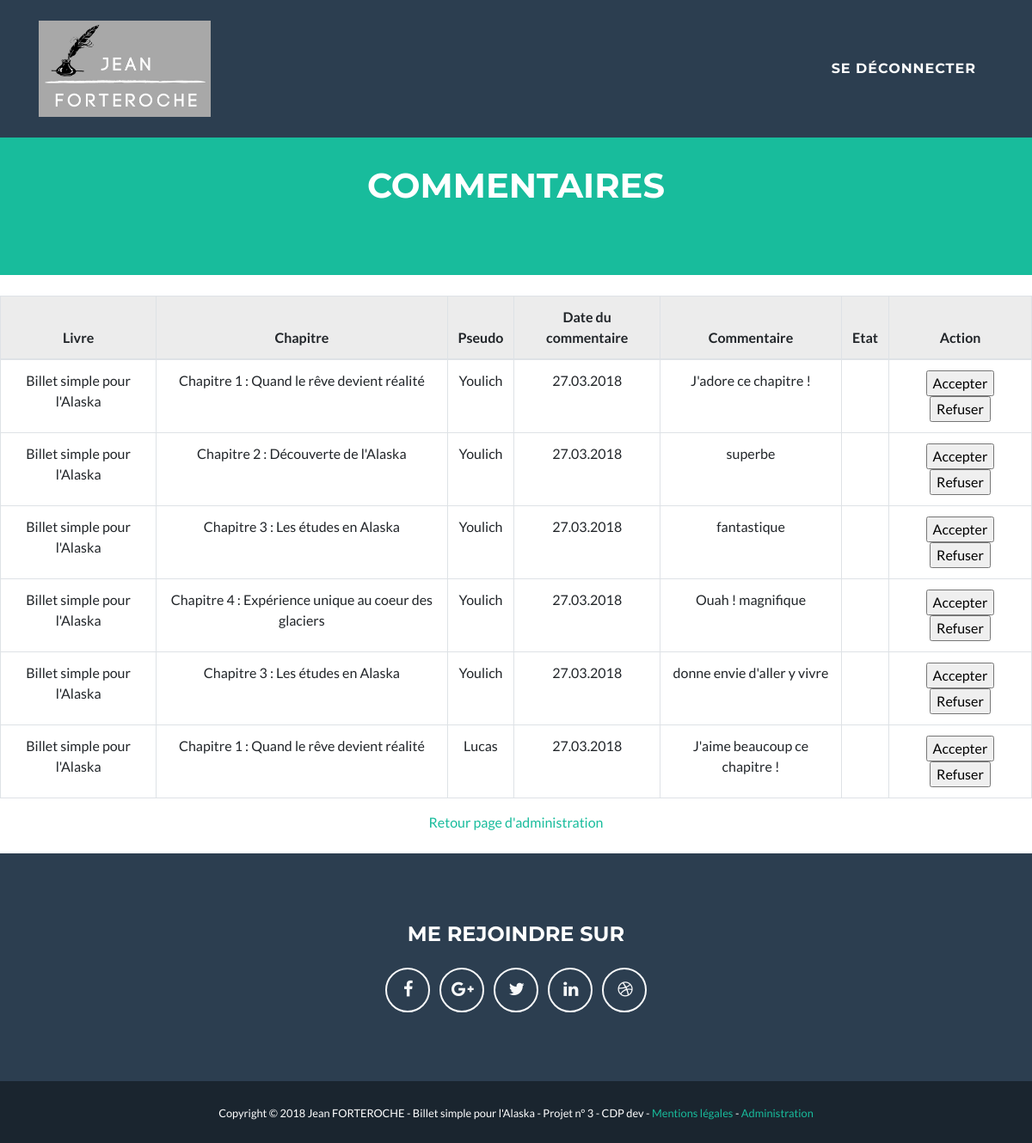
Page /index.php?action=listComments (signed in) on the earlier database version.
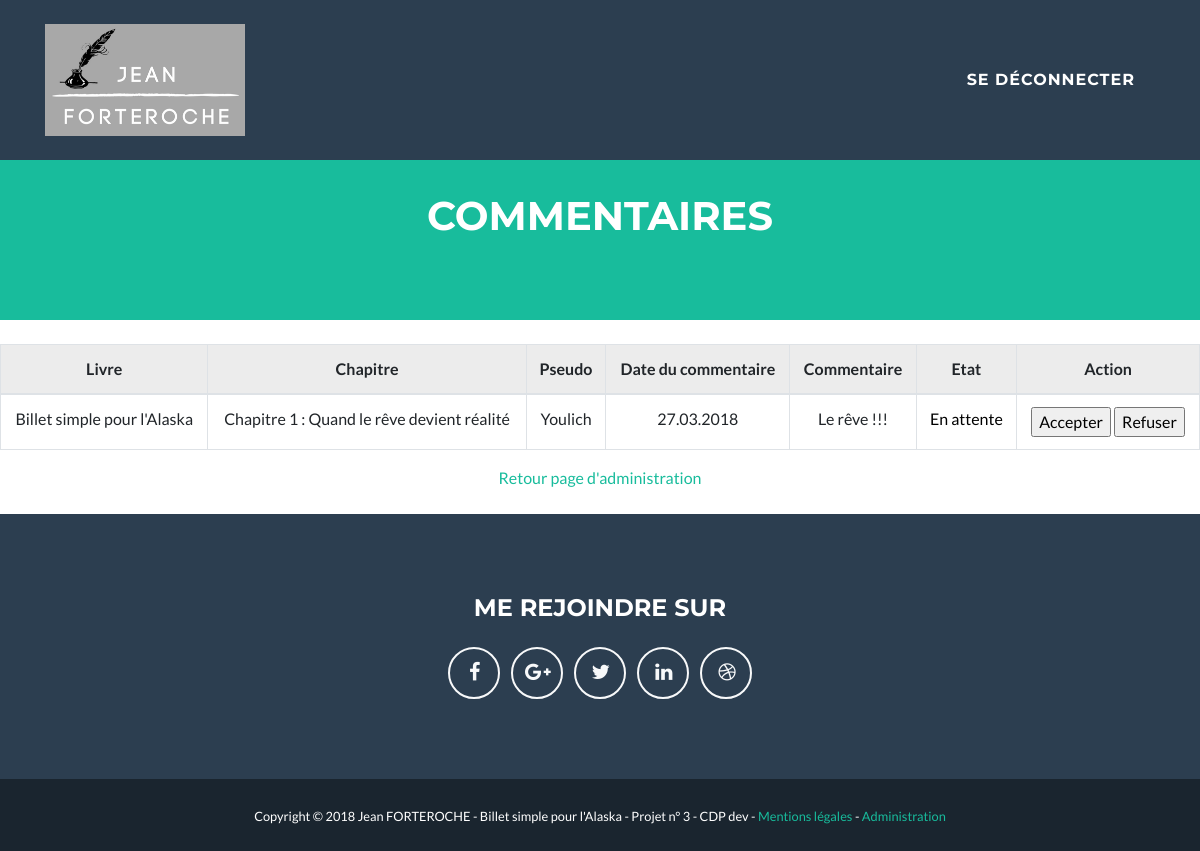
Same page on the later database version.
### tables this page shows
CREATE TABLE IF NOT EXISTS `books` (
  `id` int(11) NOT NULL AUTO_INCREMENT,
  `title` varchar(255) NOT NULL,
  PRIMARY KEY (`id`)
);

CREATE TABLE IF NOT EXISTS `comments` (
  `id` int(11) NOT NULL AUTO_INCREMENT,
  `comment` text NOT NULL,
  `commentDate` datetime NOT NULL,
  `chapterId` int(11) NOT NULL,
  `membreId` int(11) NOT NULL,
  `membrePseudo` varchar(255) NOT NULL,
  `statut` enum('En attente','Valide','Refus','Alerte') NOT NULL,
  PRIMARY KEY (`id`)
);

CREATE TABLE IF NOT EXISTS `chapters` (
  `id` int(11) NOT NULL AUTO_INCREMENT,
  `chapterDate` date DEFAULT NULL,
  `title` varchar(255) DEFAULT NULL,
  `content` text,
  `resum` text,
  `image` varchar(1000) DEFAULT NULL,
  `nbcomms` int(11) DEFAULT NULL,
  `bookId` int(11) DEFAULT NULL,
  `imageId` int(11) NOT NULL,
  PRIMARY KEY (`id`)
);

### controler/Frontend.php (called while the page is built, shortened)
<?php
require_once('Autoload.php');
Class Frontend
{
    public function listComments()
    {
        $commentManager = new CommentManager();
        $comments = $commentManager->getComments();
        require('view/frontend/listCommentsView.php');
    }
}

### index.php (called while the page is built, shortened)
<?php
require_once("controler/Autoload.php");
$router = new \router\Router();
$router->diriger();

### model/CommentManager.php (called while the page is built, shortened)
<?php
class CommentManager extends DbConnect
{
    public function getComments()
    {
        $comments = array();
        $db = $this->dbConnect();
        $req = $db->prepare('SELECT * FROM comments ORDER BY statut DESC');
        $req->execute(array());
        while ($data = $req->fetch()) {
            $comment = new Comment();
            $comment->hydrate($data);
            $comments[] = $comment;
            $chapterManager = new ChapterManager();
            $chapter = $chapterManager->getChapter($comment->getChapterId());
            $bookManager = new BooksManager();
            $book = $bookManager->getBook($chapter->getBookId());
        }
        return $comments;
    }
}

### controler/Autoload.php (called while the page is built, shortened)
<?php
class Autoload
{
    static function chargerClass($class)
    {
        $file = str_replace('\\','/',$class);
        $file = ltrim($file,'/');
    }
}

### entity/Comment.php (called while the page is built, shortened)
<?php
class Comment
{
    private $id;
    private $comment;
    private $membrePseudo;
    private $statut;
    private $chapter;
    private $book;
    public function hydrate(array $donnees)
    {
        foreach ($donnees as $key => $value)
        {
            $method = 'set'.ucfirst($key);
        }
    }
    public function getStatut ()
    {
        return $this->statut;
    }
    public function setStatut ($statut)
    {
        $this->statut = $statut;
    }
    public function getId ()
    {
        return $this->id;
    }
    public function setId ($id)
    {
        $this->id = $id;
    }
    public function getComment ()
    {
        return $this->comment;
    }
    public function setComment ($comment)
    {
        $this->comment = $comment;
    }
    public function getMembrePseudo()
    {
        return $this->membrePseudo;
    }
    public function setMembrePseudo ($membrePseudo)
    {
        $this->membrePseudo = $membrePseudo;
    }
    public function getChapter ()
    {
        return $this->chapter;
    }
    public function setChapter ($chapter)
    {
        $this->chapter = $chapter;
    }
    public function getBook ()
    {
        return $this->book;
    }
    public function setBook ($book)
    {
        $this->book = $book;
    }
}

### model/ChapterManager.php (called while the page is built, shortened)
<?php
class ChapterManager extends DbConnect
{
    public function getChapter ($chapterId)
    {
        $db = $this->dbConnect();
        $req = $db->prepare('SELECT id, title, resum, bookId, content, image,  DATE_FORMAT(chapterDate, \'%d/%m/%Y / %HH%imin\') AS chapterDatefr FROM chapters WHERE id = ?');
        $req->execute(array($chapterId));
        while ($data = $req->fetch()) {
            $chapterselect = new Chapter();
            $chapterselect->hydrate($data);
        }
        return $chapterselect;
    }
}

### entity/Chapter.php (called while the page is built, shortened)
<?php
class Chapter
{
    private $title;
    public function hydrate(array $donnees)
    {
        foreach ($donnees as $key => $value)
        {
            $method = 'set'.ucfirst($key);
        }
    }
    public function getTitle()
    {
        return $this->title;
    }
    public function setTitle($title)
    {
        $this->title = $title;
    }
}

### model/BooksManager.php (called while the page is built, shortened)
<?php
class BooksManager extends DbConnect
{
    public function getBook($Id)
    {
        $db = $this->dbConnect();
        $req = $db->prepare('SELECT * FROM books WHERE id = ?');
        $req->execute(array($Id));
        while ($data = $req->fetch()) {
            $book = new Books();
            $book->hydrate($data);
        }
        return $book;
    }
}

### entity/Books.php (called while the page is built, shortened)
<?php
class Books
{
 private $title;
    public function hydrate(array $donnees)
    {
        foreach ($donnees as $key => $value)
        {
            $method = 'set'.ucfirst($key);
        }
    }
    public function getTitle ()
    {
        return $this->title;
    }
    public function setTitle ($title)
    {
        $this->title = $title;
    }
}

### view/frontend/listCommentsView.php (the view)
<!DOCTYPE html>
<html lang="fr">
<?php require ('HeaderAdmin.php');?>
<header class="bg-primary text-white">
    <div class="container text-center">
        <br/><br/><br/>
        <h1>Commentaires</h1>
        <br/><br/><br/>
    </div>
</header>
<body class="top">
<br/>
<table class="table table-bordered text-center">
    <thead class="thead table-active">
    <tr>
        <th>Livre</th>
        <th>Chapitre</th>
        <th>Pseudo</th>
        <th>Date du commentaire</th>
        <th>Commentaire</th>
        <th>Etat</th>
        <th colspan="2">Action</th>
    </tr>
    </thead>
    <tbody>
<?php
foreach ($comments as $comment)
{
    ?>
            <tr>
                <td>
                    <?php echo $comment->getBook()->getTitle(); ?>
                    </td>
                <td>
                    <?php echo $comment->getChapter()->getTitle(); ?>
                </td>
               <td>
                   <?php echo $comment->getMembrePseudo();?>
               </td>
                <td>
                    <?php $date = $comment->getCommentDate();
                          echo $date = date('d.m.Y'); ?>
                </td>
                <td>
                    <?php echo $comment->getComment(); ?>
                </td>
                    <?php $statut = $comment->getStatut();
                    if ($statut == 'Alerte') { ?>
                     <td style="color :red;">
                    <?php echo $comment->getStatut(); ?>
                </td> <?php } else { ?>
                        <td style="color :black;">
                    <?php echo $comment->getStatut(); ?>
                        </td> <?php
                    } ?>
                <td>
                    <a href="index.php?action=approved&amp;id=<?php echo $comment->getId(); ?>"><input type="button" value="Accepter"></a>
                    <a href="index.php?action=refused&amp;id=<?php echo $comment->getId(); ?>"><input type="button" value="Refuser">
                </td>
            </tr>
    <?php
}
?>
</tbody>
</table>
<div align="center"> <a href="index.php?action=administration">Retour page d'administration</a> </div>
<br/>
</body>
<?php require ('Footer.php'); ?>
</html>

### router/Router.php (shortened to what this page needs)
<?php
class Router
{
    public function diriger ()
    {
        try {
            if (isset($_GET['action'])) {
                if ($_GET['action'] == 'listBooks') {
                    $frontend = new Frontend();
                    $frontend->listBooks();
                }elseif ($_GET['action'] == 'listChapters') {
                    $frontend = new \controler\Frontend();
                    $frontend->listChapters();
                }elseif ($_GET['action'] == 'addbook') {
                    if (!empty($_POST['titrelivre'])) {
                        $frontend = new Frontend();
                        $frontend->addBook($_POST['titrelivre']);
                    }else {
                        throw new \Exception('Tous les champs ne sont pas remplis !');}
                }elseif ($_GET['action'] == 'addchapter') {
                    if (!empty($_POST['titrechapitre'])) {
                        $frontend = new Frontend();
                        $frontend->addChapter($_POST['titrechapitre'], $_POST['content'], $_FILES['image']);
                    }else {
                        throw new \Exception('Tous les champs ne sont pas remplis !');}
                } elseif ($_GET['action'] == 'listComments') {
                    $frontend = new \controler\Frontend();
                    $frontend->listComments();
                } elseif ($_GET['action'] == 'listcommentsmembre') {
                    $frontend = new \controler\Frontend();
                    $frontend->listCommentsMembre();
                }elseif ($_GET['action'] == 'approved') {
                    $backend = new Backend();
                    $backend->approvedComments();
                }elseif ($_GET['action'] == 'refused') {
                    $backend = new Backend();
                    $backend->refusedComments();
                }elseif ($_GET['action'] == 'deletecomment') {
                    $frontend = new Frontend();
                    $frontend->deleteComment();
                }elseif ($_GET['action'] == 'signaled') {
                    $frontend = new Frontend();
                    $frontend->SignaledComment($_GET['id']);
                } elseif ($_GET['action'] == 'listmembres') {
                    $frontend = new \controler\Frontend();
                    $frontend->listMembres();
                } elseif ($_GET['action'] == 'publier') {
                    $frontend = new Frontend();
                    $frontend->Publier();
                } elseif ($_GET['action'] == 'accueil') {
                    $frontend = new \controler\Frontend();
                    $frontend->accueil();
                }   elseif ($_GET['action'] == 'connectMembre') {
                    $backend = new \controler\Backend();
                    $backend->connectMembre();
                }
                elseif ($_GET['action'] == 'deconnectMembre') {
                    $backend = new \controler\Backend();
                    $backend->deconnectMembre();
                }
                elseif ($_GET['action'] == 'authentificationAdmin') {
                    $backend = new \controler\Backend();
                    $backend->connectAdmin();
                }
                elseif ($_GET['action'] == 'addMembre') {
                    $backend = new Backend();
                    $backend->addMembre();
                }
                elseif ($_GET['action'] =='suppMembre'){
                    $backend = new Backend();
                    $backend->suppMembre();
                }
                elseif ($_GET['action']=='profilMembre')
                {
                    $frontend = new Frontend();
                    $frontend->profilMembre();
                }
                elseif ($_GET['action'] == 'inscripMembre')
                {
                        $frontend = new \controler\Frontend();
                        $frontend->inscripMembre();
                }
                elseif ($_GET['action'] == 'mentionslegales') {
                    $frontend = new \controler\Frontend();
                    $frontend->mentionslegales();
                }
                elseif ($_GET['action'] == 'charte') {
                    $frontend = new \controler\Frontend();
                    $frontend->charte();
                }
                elseif ($_GET['action'] == 'contact'){
                    $backend = new Mail();
                    $backend ->Contact();
                }
                elseif ($_GET['action'] == 'modifpseudo_mdp'){
                    $backend = new Backend();
                    $backend->modifPseudoMdp();
                }
                elseif ($_GET['action'] == 'modifemail'){
                    $backend = new Backend();
                    $backend->modifEmail();
                }
                elseif ($_GET['action'] == 'connectAdmin'){
                    $frontend = new Frontend();
                    $frontend->connectAdmin();
                }
                elseif ($_GET['action'] == 'administration'){
                    $frontend = new Frontend();
                    $frontend->administration();
                }
                elseif ($_GET['action'] == 'deconnectAdmin'){
                    $backend = new Backend();
                    $backend->deconnectAdmin();
                }
                elseif ($_GET['action'] == 'upload') {
                    $frontend = new Frontend();
                    $frontend->upload();
                }
            } else {
                $frontend = new \controler\Frontend();
                $frontend->accueil();
            }
        }
        catch
        (\Exception $e) {
            echo 'Erreur : ' . $e->getMessage();
        }
    }
}

### view/frontend/HeaderAdmin.php (shortened to what this page needs)
<head>
    <link href="vendor/bootstrap/css/bootstrap.min.css" rel="stylesheet">
    <link href="public/css/style.css" rel="stylesheet">
    <link href="vendor/font-awesome/css/font-awesome.min.css" rel="stylesheet" type="text/css">
    <link href="vendor/magnific-popup/magnific-popup.css" rel="stylesheet" type="text/css">
    <link href="css/freelancer.min.css" rel="stylesheet">
<body id="top">
<nav class="navbar navbar-expand-lg bg-secondary fixed-top text-uppercase" id="mainNav">
    <div class="container">
        <img src="public/images/LOGO.png" width="200px"/>
            <div class="collapse navbar-collapse" id="navbarResponsive">
                <ul class="navbar-nav ml-auto">
                    <li class="nav-item dropdown mx-0 mx-lg-1">
                        <a class="nav-link py-3 px-0 px-lg-3 rounded js-scroll-trigger" href="index.php?action=deconnectAdmin">Se déconnecter</a>
                    </li>
                </ul>
            </div>
    </div>
</nav>
</body>

### view/frontend/Footer.php (shortened to what this page needs)
<!DOCTYPE html>
<html lang="fr">
<footer class="footer text-center">
<div>
                <h4 class="text-uppercase mb-4">Me rejoindre sur</h4>
                <ul class="list-inline mb-0">
                    <li class="list-inline-item">
                        <a class="btn btn-outline-light btn-social text-center rounded-circle" href="#">
                            <i class="fa fa-fw fa-facebook"></i>
                        </a>
                    </li>
                    <li class="list-inline-item">
                        <a class="btn btn-outline-light btn-social text-center rounded-circle" href="#">
                            <i class="fa fa-fw fa-google-plus"></i>
                        </a>
                    </li>
                    <li class="list-inline-item">
                        <a class="btn btn-outline-light btn-social text-center rounded-circle" href="#">
                            <i class="fa fa-fw fa-twitter"></i>
                        </a>
                    </li>
                    <li class="list-inline-item">
                        <a class="btn btn-outline-light btn-social text-center rounded-circle" href="#">
                            <i class="fa fa-fw fa-linkedin"></i>
                        </a>
                    </li>
                    <li class="list-inline-item">
                        <a class="btn btn-outline-light btn-social text-center rounded-circle" href="#">
                            <i class="fa fa-fw fa-dribbble"></i>
                        </a>
                    </li>
                </ul>
</div>
</footer>
<div class="copyright">
    <div class="copyright py-4 text-center text-white">
        <div class="container">
            <small>Copyright © 2018 Jean FORTEROCHE - Billet simple pour l'Alaska - Projet n° 3 - CDP dev - <a href="index.php?action=mentionslegales">Mentions légales</a> -
                <a href="index.php?action=connectAdmin">Administration</a></small>
        </div>
    </div>
</div>
</html>

### public/css/style.css (style rules this page uses)
h1 { text-transform: uppercase; }
li { list-style-type: none; }
.bg-primary { padding-top: 10%; }

Differences in the rows shown:
removed comments: $comment->getBook()->getTitle() "Billet simple pour l'Alaska", chapterId.title "Chapitre 1 : Quand le rêve devient réalité", membrePseudo "Youlich", comment "J'adore ce chapitre !"
removed comments: $comment->getBook()->getTitle() "Billet simple pour l'Alaska", chapterId.title "Chapitre 2 : Découverte de l'Alaska", membrePseudo "Youlich", comment "superbe"
removed comments: $comment->getBook()->getTitle() "Billet simple pour l'Alaska", chapterId.title "Chapitre 3 : Les études en Alaska", membrePseudo "Youlich", comment "fantastique"
removed comments: $comment->getBook()->getTitle() "Billet simple pour l'Alaska", chapterId.title "Chapitre 4 : Expérience unique au coeur des glaciers", membrePseudo "Youlich", comment "Ouah ! magnifique"
removed comments: $comment->getBook()->getTitle() "Billet simple pour l'Alaska", chapterId.title "Chapitre 3 : Les études en Alaska", membrePseudo "Youlich", comment "donne envie d'aller y vivre"
removed comments: $comment->getBook()->getTitle() "Billet simple pour l'Alaska", chapterId.title "Chapitre 1 : Quand le rêve devient réalité", membrePseudo "Lucas", comment "J'aime beaucoup ce chapitre !"
added comments: $comment->getBook()->getTitle() "Billet simple pour l'Alaska", chapterId.title "Chapitre 1 : Quand le rêve devient réalité", membrePseudo "Youlich", comment "Le rêve !!!", statut "En attente"
